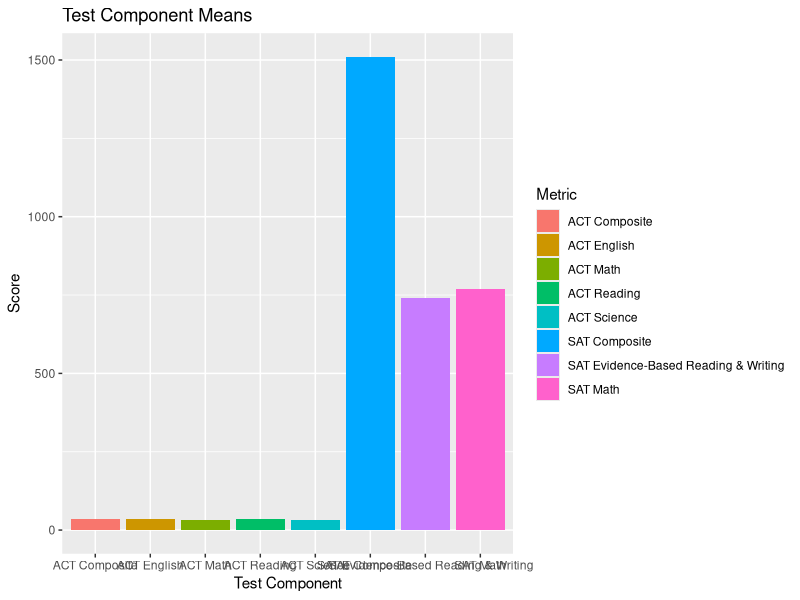

Generate this figure with R:
## ---- chunk 1
library(tidyverse)
library(ggplot2)
## ---- chunk 2
data <- read_csv("CMC_SAT_ACT_Scores.csv")
data

## ---- chunk 3
ggplot(data = data, aes(x = `Metric`, y = `Mean Score`, fill = `Metric`)) +
  geom_bar(stat = "identity") +
  labs(
    x = "Test Component",
    y = "Score",
    title = "Test Component Means"
  )
